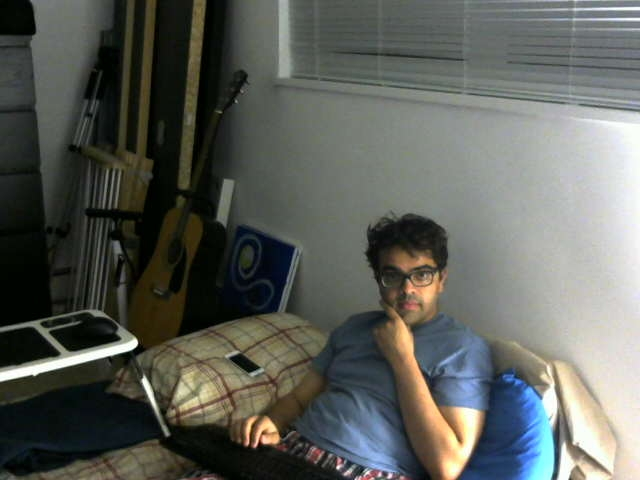
#> input picture python/disparity/image0.jpg, 640 x 480 px
$ python disparity.py
#> lines starting #> are read from the running program, lines starting #| are printed output that depends on the picture
#> in main, frame0 is the input picture: shape (480, 640, 3); mean B, G, R 90.1, 95.9, 93.2
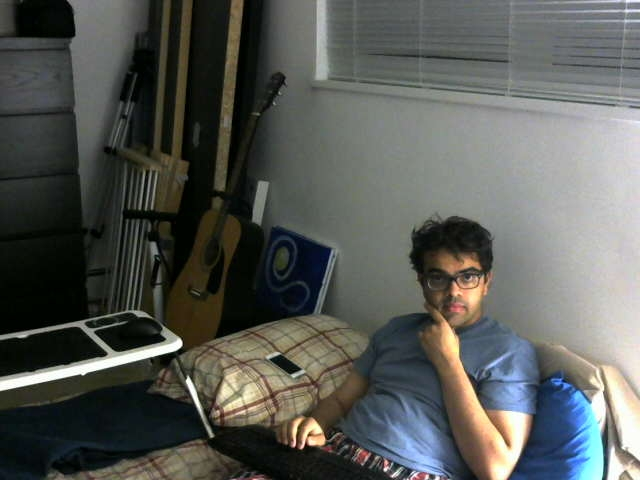
#> input picture python/disparity/image1.jpg, 640 x 480 px
#> in main, frame1 is the input picture: shape (480, 640, 3); mean B, G, R 86.2, 90.2, 87.8
import numpy as np
import cv2
import os


def shiftImage(img, shiftVal):
    """
    Params:
    img: the input image, grayscale, and 2D.
    shiftVal: the number of pixels by which the image needs to be shifted, left to right only. There is no shifting along the vertical axis. This value can be negative or positive, and is only integral.
    Returns: image shifted laterally by shiftVal
    """
    rows, cols = img.shape
    # Create the transformation matrix. [1 0 xshift; 0 1 yshift]: yshift = 0
    tform = np.float32([[1,0,shiftVal],[0,1,0]])
    dst = cv2.warpAffine(img,tform,(cols,rows))
    return dst


def disparity_ssd(L, R, windowLength = 5, disparityMax = 9):
    """Compute disparity map D(y, x) such that: L(y, x) = R(y, x + D(y, x))
    Params:
    L: Grayscale left image, in range [0.0, 1.0]
    R: Grayscale right image, same size as L
    windowHalfLength: parameterizes the window size of the template used to match patches in the two images. Example: if 3, window extends 3 pixels left, 3 right, and includes the center: total length = 3+3+1
    disparityMax: the largest horizontal translation allowed. If there is no clear minumum, this value is returned for disparity.
    Returns: Disparity map, same size as L, R
    """
    filterkernel = np.ones((windowLength, windowLength), np.float32) / (windowLength*windowLength)
    # Pad the image to avoid the gradient like effect at the left and right corners. Pad size equals the maximum disparity limit allowed.
    L = cv2.copyMakeBorder(L,0,0,disparityMax,disparityMax,cv2.BORDER_REPLICATE)
    R = cv2.copyMakeBorder(R,0,0,disparityMax,disparityMax,cv2.BORDER_REPLICATE)
    disArr = np.arange(-disparityMax, disparityMax + 1, 1)
    x, y = L.shape
    D = np.zeros((x, y, len(disArr)), np.float32)
    dispMin = np.zeros((x, y), np.int32)
    for idx in range(0, len(disArr)):
        rshift = shiftImage(R, disArr[idx])
        diff = L - rshift
        diff = np.square(diff)
        out = cv2.filter2D(diff, -1, filterkernel)
        D[:,:,idx] = out
    # Look through the 3D D matrix to extract index of minimum.
    for xidx in range(0, x):
        for yidx in range(0, y):
            dispVals = D[xidx, yidx, :]
            idx = np.argmin(dispVals) - disparityMax # shift negatives.
            dispMin[xidx, yidx] = idx
    # unpad the image
    dispMin = dispMin[:, disparityMax:y-disparityMax]
    # to normalize L and R disparities.
    dispMin = np.absolute(dispMin)
    return dispMin


def disparity_ncorr(L, R, windowLength = 5, disparityMax = 9):
    """Compute disparity map D(y, x) such that: L(y, x) = R(y, x + D(y, x))
    Params:
    L: Grayscale left image, in range [0.0, 1.0]
    R: Grayscale right image, same size as L
    windowHalfLength: parameterizes the window size of the template used to match patches in the two images. Example: if 3, window extends 3 pixels left, 3 right, and includes the center: total length = 3+3+1
    disparityMax: the largest horizontal translation allowed. If there is no clear minumum, this value is returned for disparity.
    Returns: Disparity map, same size as L, R
    """
#> called with windowLength = 31, disparityMax = 50
    # structure similar to SSD: hence no special comments. Lines in the first for loop are the only ones that are different, accounting for the math in computing ncorr.
    filterkernel = np.ones((windowLength, windowLength), np.float32) / (windowLength*windowLength)
    L = cv2.copyMakeBorder(L,0,0,disparityMax,disparityMax,cv2.BORDER_REPLICATE)
    R = cv2.copyMakeBorder(R,0,0,disparityMax,disparityMax,cv2.BORDER_REPLICATE)
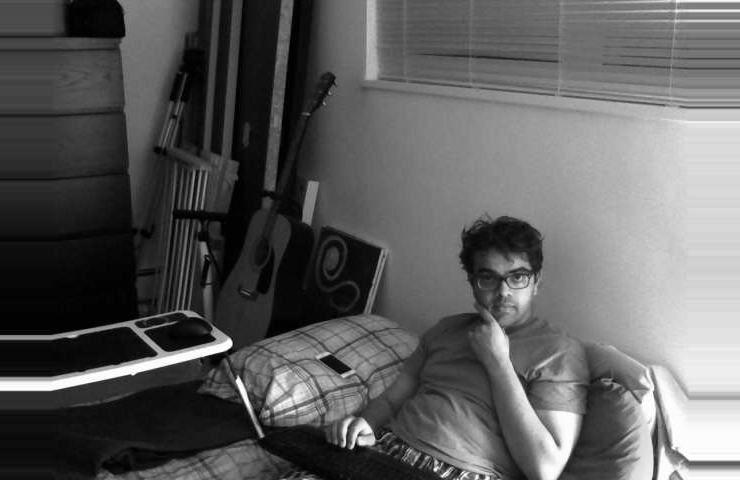
#> R: shape (480, 740) float64; min 0, max 1, mean 0.366
    disArr = np.arange(-disparityMax, disparityMax + 1, 1)
    x, y = L.shape
#> x = 480; y = 740
    D = np.zeros((x, y, len(disArr)), np.float32)
    dispMax = np.zeros((x, y), np.int32)
    for idx in range(0, len(disArr)):
        rshift = shiftImage(R, disArr[idx])
        prod = np.multiply(L,rshift)
        squareL = np.square(L)
        squarers = np.square(rshift)
        outprod = cv2.filter2D(prod, -1, filterkernel)
        outl = cv2.filter2D(squareL, -1, filterkernel)
        outrs = cv2.filter2D(squarers, -1, filterkernel)
        # using eps to avoid division by 0.
        out = np.divide(outprod,np.sqrt(np.multiply(outl,outrs))+np.finfo(float).eps)
        D[:,:,idx] = out
#> this loop made 101 passes
#> tform in shiftImage on passes 1 to 12: [[1, 0, -50], [0, 1, 0]], [[1, 0, -49], [0, 1, 0]], [[1, 0, -48], [0, 1, 0]], [[1, 0, -47], [0, 1, 0]], [[1, 0, -46], [0, 1, 0]], [[1, 0, -45], [0, 1, 0]], [[1, 0, -44], [0, 1, 0]], [[1, 0, -43], [0, 1, 0]], [[1, 0, -42], [0, 1, 0]], [[1, 0, -41], [0, 1, 0]], [[1, 0, -40], [0, 1, 0]], [[1, 0, -39], [0, 1, 0]]
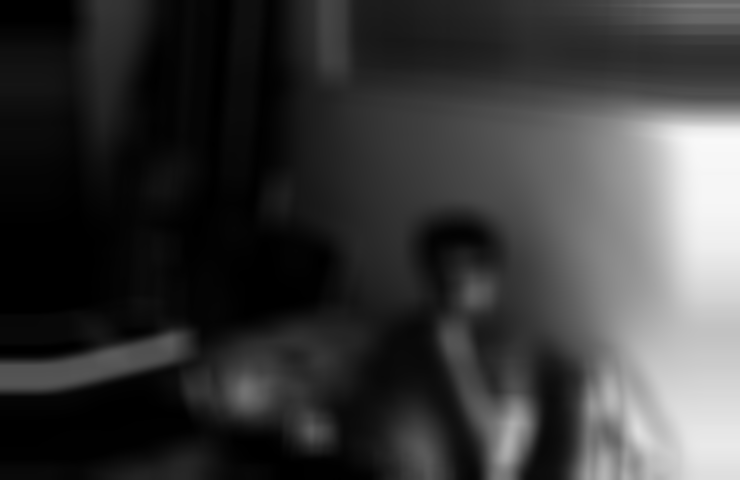
#> outl: shape (480, 740) float64; min 6e-05, max 0.977, mean 0.228
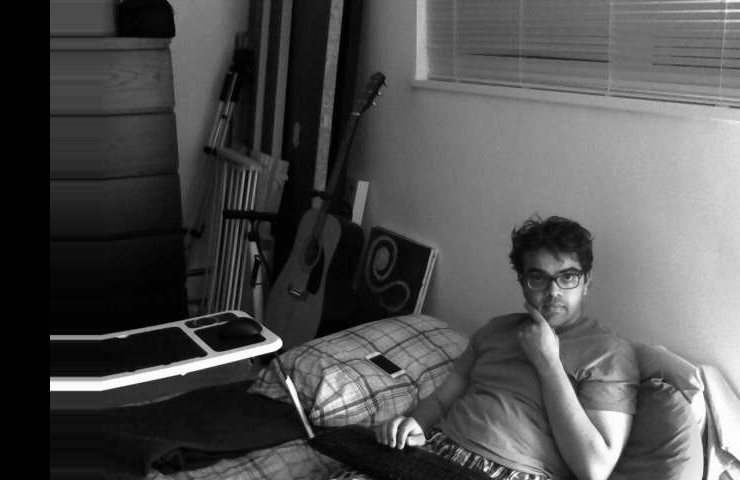
#> rshift: shape (480, 740) float64; min 0, max 1, mean 0.313
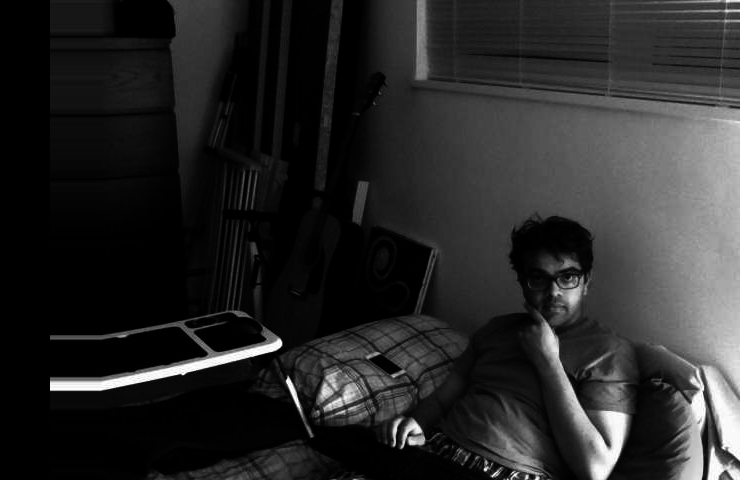
#> squarers: shape (480, 740) float64; min 0, max 1, mean 0.16
    for xidx in range(0, x):
        for yidx in range(0, y):
            dispVals = D[xidx, yidx, :]
            idx = np.argmax(dispVals) - disparityMax
            dispMax[xidx, yidx] = idx
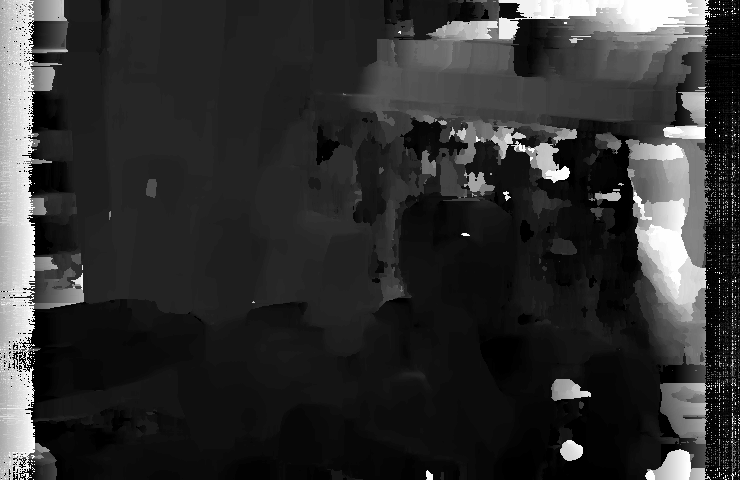
#> dispMax: shape (480, 740) int32; min -50, max 50, mean -30.8; drawn with min black and max white
    dispMax = dispMax[:, disparityMax:y-disparityMax]
#> dispMax: shape (480, 640) int32
    dispMax = np.absolute(dispMax)
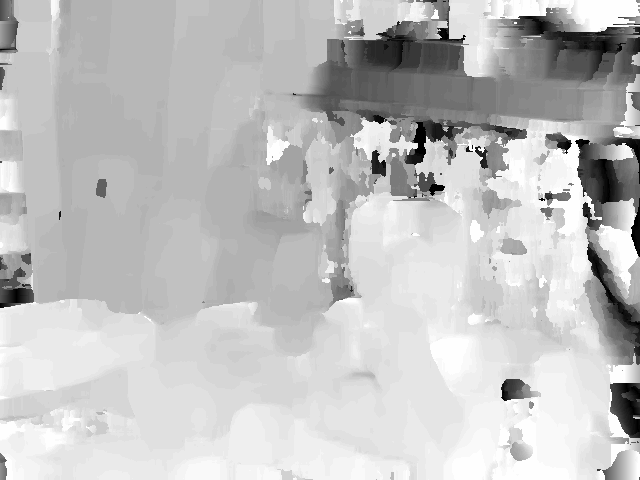
#> dispMax: shape (480, 640) int32; min 0, max 50, mean 37.9; drawn with min black and max white
    return dispMax


def normalize(inputImage):
    """Computes the normalized version of the image, to save out as a file.
    Params:
    inputImage: the image to be normalized.
    Returns: outputImage, which ranges strictly from 0 to 255
    """
    (minVal, maxVal, minLoc, maxLoc) = cv2.minMaxLoc(inputImage)
#> minVal = 0; maxVal = 50; minLoc = (540, 26); maxLoc = (340, 0)
    inputImage = inputImage - minVal
    # doing this twice, as the maxValue can change after subtracting the min value, and can become 0.
    (minVal, maxVal, minLoc, maxLoc) = cv2.minMaxLoc(inputImage)
    if maxVal != 0:
        outputImage = ((inputImage * 255.0)/ maxVal)
    else:
        outputImage = inputImage
    return outputImage


def main():
    """Run code/call functions to solve problems."""
    print('Computing disparity using the captured images\n')
    # Read images
    frame0 = cv2.imread('./image0.jpg')
    frame1 = cv2.imread('./image1.jpg')

    gray0 = cv2.cvtColor(frame0, cv2.COLOR_BGR2GRAY)
    gray0 = np.float64(gray0) * (1.0/255.0)

    gray1 = cv2.cvtColor(frame1, cv2.COLOR_BGR2GRAY)
    gray1 = np.float64(gray1) * (1.0/255.0)

    # Compute disparity
    D_L = disparity_ncorr(gray0, gray1, 31, 50)

    # write images out
    fname = 'D_L.png'
    cv2.imwrite(fname, normalize(D_L))


if __name__ == "__main__":
    main()
